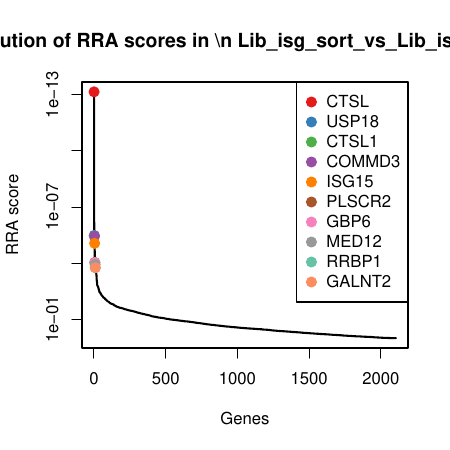

The script that saved this image:
pdf(file='MageckLibISG_CoVclust.pdf',width=4.5,height=4.5);
gstable=read.table('MageckLibISG_CoVclust.gene_summary.txt',header=T)
# 
#
# parameters
# Do not modify the variables beginning with "__"

# gstablename='__GENE_SUMMARY_FILE__'
startindex=3
# outputfile='__OUTPUT_FILE__'
targetgenelist=c("CTSL","USP18","CTSL1","COMMD3","ISG15","PLSCR2","GBP6","MED12","RRBP1","GALNT2")
# samplelabel=sub('.\\w+.\\w+$','',colnames(gstable)[startindex]);
samplelabel='Lib_isg_sort_vs_Lib_isg_ctrl neg.'


# You need to write some codes in front of this code:
# gstable=read.table(gstablename,header=T)
# pdf(file=outputfile,width=6,height=6)


# set up color using RColorBrewer
#library(RColorBrewer)
#colors <- brewer.pal(length(targetgenelist), "Set1")

colors=c( "#E41A1C", "#377EB8", "#4DAF4A", "#984EA3", "#FF7F00",  "#A65628", "#F781BF",
          "#999999", "#66C2A5", "#FC8D62", "#8DA0CB", "#E78AC3", "#A6D854", "#FFD92F", "#E5C494", "#B3B3B3", 
          "#8DD3C7", "#FFFFB3", "#BEBADA", "#FB8072", "#80B1D3", "#FDB462", "#B3DE69", "#FCCDE5",
          "#D9D9D9", "#BC80BD", "#CCEBC5", "#FFED6F")

######
# function definition

plotrankedvalues<-function(val, tglist, ...){
  
  plot(val,log='y',ylim=c(max(val),min(val)),type='l',lwd=2, ...)
  if(length(tglist)>0){
    for(i in 1:length(tglist)){
      targetgene=tglist[i];
      tx=which(names(val)==targetgene);ty=val[targetgene];
      points(tx,ty,col=colors[(i %% length(colors)) ],cex=2,pch=20)
      # text(tx+50,ty,targetgene,col=colors[i])
    }
    legend('topright',tglist,pch=20,pt.cex = 2,cex=1,col=colors)
  }
}



plotrandvalues<-function(val,targetgenelist, ...){
  # choose the one with the best distance distribution
  
  mindiffvalue=0;
  randval=val;
  for(i in 1:20){
    randval0=sample(val)
    vindex=sort(which(names(randval0) %in% targetgenelist))
    if(max(vindex)>0.9*length(val)){
      # print('pass...')
      next;
    }
    mindiffind=min(diff(vindex));
    if (mindiffind > mindiffvalue){
      mindiffvalue=mindiffind;
      randval=randval0;
      # print(paste('Diff: ',mindiffvalue))
    }
  }
  plot(randval,log='y',ylim=c(max(randval),min(randval)),pch=20,col='grey', ...)
  
  if(length(targetgenelist)>0){
    for(i in 1:length(targetgenelist)){
      targetgene=targetgenelist[i];
      tx=which(names(randval)==targetgene);ty=randval[targetgene];
      points(tx,ty,col=colors[(i %% length(colors)) ],cex=2,pch=20)
      text(tx+50,ty,targetgene,col=colors[i])
    }
  }
  
}




# set.seed(1235)



pvec=gstable[,startindex]
names(pvec)=gstable[,'id']
pvec=sort(pvec);

plotrankedvalues(pvec,targetgenelist,xlab='Genes',ylab='RRA score',main=paste('Distribution of RRA scores in \\n',samplelabel))

# plotrandvalues(pvec,targetgenelist,xlab='Genes',ylab='RRA score',main=paste('Distribution of RRA scores in \\n',samplelabel))


pvec=gstable[,startindex+1]
names(pvec)=gstable[,'id']
pvec=sort(pvec);

plotrankedvalues(pvec,targetgenelist,xlab='Genes',ylab='p value',main=paste('Distribution of p values in \\n',samplelabel))

# plotrandvalues(pvec,targetgenelist,xlab='Genes',ylab='p value',main=paste('Distribution of p values in \\n',samplelabel))



# you need to write after this code:
# dev.off()






# parameters
# Do not modify the variables beginning with "__"
targetmat=list(c(3651.19696288,1420.97672759),c(6945.26523066,5124.03599413),c(3883.03465169,1475.74670852),c(4786.70836636,1400.69154947),c(4273.70582091,1866.23638741),c(3159.89837128,1341.86453291),c(4131.64357756,2024.46077678))
targetgene="CTSL"
collabel=c("Lib_isg_ctrl","Lib_isg_sort")

# set up color using RColorBrewer
#library(RColorBrewer)
#colors <- brewer.pal(length(targetgenelist), "Set1")

colors=c( "#E41A1C", "#377EB8", "#4DAF4A", "#984EA3", "#FF7F00",  "#A65628", "#F781BF",
          "#999999", "#66C2A5", "#FC8D62", "#8DA0CB", "#E78AC3", "#A6D854", "#FFD92F", "#E5C494", "#B3B3B3", 
          "#8DD3C7", "#FFFFB3", "#BEBADA", "#FB8072", "#80B1D3", "#FDB462", "#B3DE69", "#FCCDE5",
          "#D9D9D9", "#BC80BD", "#CCEBC5", "#FFED6F")


## code

targetmatvec=unlist(targetmat)+1
yrange=range(targetmatvec[targetmatvec>0]);
# yrange[1]=1; # set the minimum value to 1
for(i in 1:length(targetmat)){
  vali=targetmat[[i]]+1;
  if(i==1){
    plot(1:length(vali),vali,type='b',las=1,pch=20,main=paste('sgRNAs in',targetgene),ylab='Read counts',xlab='Samples',xlim=c(0.7,length(vali)+0.3),ylim = yrange,col=colors[(i %% length(colors))],xaxt='n',log='y')
    axis(1,at=1:length(vali),labels=(collabel),las=2)
    # lines(0:100,rep(1,101),col='black');
  }else{
    lines(1:length(vali),vali,type='b',pch=20,col=colors[(i %% length(colors))])
  }
}




# parameters
# Do not modify the variables beginning with "__"
targetmat=list(c(2804.74276289,2358.15195692),c(3044.47279855,1285.06603416),c(6784.45866353,5356.30128365),c(3800.16500973,5420.19959474),c(1372.28180907,425.988740605),c(3912.63095239,2962.65026502),c(4694.95983419,2072.13094537),c(4146.44172791,2377.42287614))
targetgene="USP18"
collabel=c("Lib_isg_ctrl","Lib_isg_sort")

# set up color using RColorBrewer
#library(RColorBrewer)
#colors <- brewer.pal(length(targetgenelist), "Set1")

colors=c( "#E41A1C", "#377EB8", "#4DAF4A", "#984EA3", "#FF7F00",  "#A65628", "#F781BF",
          "#999999", "#66C2A5", "#FC8D62", "#8DA0CB", "#E78AC3", "#A6D854", "#FFD92F", "#E5C494", "#B3B3B3", 
          "#8DD3C7", "#FFFFB3", "#BEBADA", "#FB8072", "#80B1D3", "#FDB462", "#B3DE69", "#FCCDE5",
          "#D9D9D9", "#BC80BD", "#CCEBC5", "#FFED6F")


## code

targetmatvec=unlist(targetmat)+1
yrange=range(targetmatvec[targetmatvec>0]);
# yrange[1]=1; # set the minimum value to 1
for(i in 1:length(targetmat)){
  vali=targetmat[[i]]+1;
  if(i==1){
    plot(1:length(vali),vali,type='b',las=1,pch=20,main=paste('sgRNAs in',targetgene),ylab='Read counts',xlab='Samples',xlim=c(0.7,length(vali)+0.3),ylim = yrange,col=colors[(i %% length(colors))],xaxt='n',log='y')
    axis(1,at=1:length(vali),labels=(collabel),las=2)
    # lines(0:100,rep(1,101),col='black');
  }else{
    lines(1:length(vali),vali,type='b',pch=20,col=colors[(i %% length(colors))])
  }
}




# parameters
# Do not modify the variables beginning with "__"
targetmat=list(c(3332.54345869,1356.06415759),c(7817.36955792,5480.04087021),c(2982.32056709,2662.42962878),c(7271.8110817,7350.33429325),c(5545.3602076,4202.0746484),c(4960.33999712,2453.4922941),c(6945.26523066,4087.46339199),c(6086.97251039,6495.31403532))
targetgene="CTSL1"
collabel=c("Lib_isg_ctrl","Lib_isg_sort")

# set up color using RColorBrewer
#library(RColorBrewer)
#colors <- brewer.pal(length(targetgenelist), "Set1")

colors=c( "#E41A1C", "#377EB8", "#4DAF4A", "#984EA3", "#FF7F00",  "#A65628", "#F781BF",
          "#999999", "#66C2A5", "#FC8D62", "#8DA0CB", "#E78AC3", "#A6D854", "#FFD92F", "#E5C494", "#B3B3B3", 
          "#8DD3C7", "#FFFFB3", "#BEBADA", "#FB8072", "#80B1D3", "#FDB462", "#B3DE69", "#FCCDE5",
          "#D9D9D9", "#BC80BD", "#CCEBC5", "#FFED6F")


## code

targetmatvec=unlist(targetmat)+1
yrange=range(targetmatvec[targetmatvec>0]);
# yrange[1]=1; # set the minimum value to 1
for(i in 1:length(targetmat)){
  vali=targetmat[[i]]+1;
  if(i==1){
    plot(1:length(vali),vali,type='b',las=1,pch=20,main=paste('sgRNAs in',targetgene),ylab='Read counts',xlab='Samples',xlim=c(0.7,length(vali)+0.3),ylim = yrange,col=colors[(i %% length(colors))],xaxt='n',log='y')
    axis(1,at=1:length(vali),labels=(collabel),las=2)
    # lines(0:100,rep(1,101),col='black');
  }else{
    lines(1:length(vali),vali,type='b',pch=20,col=colors[(i %% length(colors))])
  }
}




# parameters
# Do not modify the variables beginning with "__"
targetmat=list(c(5836.39049781,3938.36733278),c(2445.64098108,1735.39698851),c(3636.39881253,2890.63788268),c(4469.04140552,1125.82738588),c(1364.38946222,1252.60974916),c(631.387748242,980.788362297),c(1924.74608878,1794.22400507),c(7319.16516282,3277.07052594))
targetgene="COMMD3"
collabel=c("Lib_isg_ctrl","Lib_isg_sort")

# set up color using RColorBrewer
#library(RColorBrewer)
#colors <- brewer.pal(length(targetgenelist), "Set1")

colors=c( "#E41A1C", "#377EB8", "#4DAF4A", "#984EA3", "#FF7F00",  "#A65628", "#F781BF",
          "#999999", "#66C2A5", "#FC8D62", "#8DA0CB", "#E78AC3", "#A6D854", "#FFD92F", "#E5C494", "#B3B3B3", 
          "#8DD3C7", "#FFFFB3", "#BEBADA", "#FB8072", "#80B1D3", "#FDB462", "#B3DE69", "#FCCDE5",
          "#D9D9D9", "#BC80BD", "#CCEBC5", "#FFED6F")


## code

targetmatvec=unlist(targetmat)+1
yrange=range(targetmatvec[targetmatvec>0]);
# yrange[1]=1; # set the minimum value to 1
for(i in 1:length(targetmat)){
  vali=targetmat[[i]]+1;
  if(i==1){
    plot(1:length(vali),vali,type='b',las=1,pch=20,main=paste('sgRNAs in',targetgene),ylab='Read counts',xlab='Samples',xlim=c(0.7,length(vali)+0.3),ylim = yrange,col=colors[(i %% length(colors))],xaxt='n',log='y')
    axis(1,at=1:length(vali),labels=(collabel),las=2)
    # lines(0:100,rep(1,101),col='black');
  }else{
    lines(1:length(vali),vali,type='b',pch=20,col=colors[(i %% length(colors))])
  }
}




# parameters
# Do not modify the variables beginning with "__"
targetmat=list(c(1898.10941815,1433.14783446),c(1136.49794684,587.255906691),c(4558.81685098,1444.30468243),c(2757.38868177,982.81688011),c(7221.49737051,7396.99020293),c(6447.06083556,4258.87314714),c(5312.53597544,3370.38234531),c(8810.81871804,8161.74141821))
targetgene="ISG15"
collabel=c("Lib_isg_ctrl","Lib_isg_sort")

# set up color using RColorBrewer
#library(RColorBrewer)
#colors <- brewer.pal(length(targetgenelist), "Set1")

colors=c( "#E41A1C", "#377EB8", "#4DAF4A", "#984EA3", "#FF7F00",  "#A65628", "#F781BF",
          "#999999", "#66C2A5", "#FC8D62", "#8DA0CB", "#E78AC3", "#A6D854", "#FFD92F", "#E5C494", "#B3B3B3", 
          "#8DD3C7", "#FFFFB3", "#BEBADA", "#FB8072", "#80B1D3", "#FDB462", "#B3DE69", "#FCCDE5",
          "#D9D9D9", "#BC80BD", "#CCEBC5", "#FFED6F")


## code

targetmatvec=unlist(targetmat)+1
yrange=range(targetmatvec[targetmatvec>0]);
# yrange[1]=1; # set the minimum value to 1
for(i in 1:length(targetmat)){
  vali=targetmat[[i]]+1;
  if(i==1){
    plot(1:length(vali),vali,type='b',las=1,pch=20,main=paste('sgRNAs in',targetgene),ylab='Read counts',xlab='Samples',xlim=c(0.7,length(vali)+0.3),ylim = yrange,col=colors[(i %% length(colors))],xaxt='n',log='y')
    axis(1,at=1:length(vali),labels=(collabel),las=2)
    # lines(0:100,rep(1,101),col='black');
  }else{
    lines(1:length(vali),vali,type='b',pch=20,col=colors[(i %% length(colors))])
  }
}




# parameters
# Do not modify the variables beginning with "__"
targetmat=list(c(7578.62606561,4162.51855105),c(6589.12307892,6224.50690736),c(3302.94715799,3352.125685),c(6894.95151947,4445.49678588),c(1670.21790277,523.3575956),c(1262.77549648,1240.43864229),c(1561.69813354,1467.63263727),c(3411.46692722,3367.33956859))
targetgene="PLSCR2"
collabel=c("Lib_isg_ctrl","Lib_isg_sort")

# set up color using RColorBrewer
#library(RColorBrewer)
#colors <- brewer.pal(length(targetgenelist), "Set1")

colors=c( "#E41A1C", "#377EB8", "#4DAF4A", "#984EA3", "#FF7F00",  "#A65628", "#F781BF",
          "#999999", "#66C2A5", "#FC8D62", "#8DA0CB", "#E78AC3", "#A6D854", "#FFD92F", "#E5C494", "#B3B3B3", 
          "#8DD3C7", "#FFFFB3", "#BEBADA", "#FB8072", "#80B1D3", "#FDB462", "#B3DE69", "#FCCDE5",
          "#D9D9D9", "#BC80BD", "#CCEBC5", "#FFED6F")


## code

targetmatvec=unlist(targetmat)+1
yrange=range(targetmatvec[targetmatvec>0]);
# yrange[1]=1; # set the minimum value to 1
for(i in 1:length(targetmat)){
  vali=targetmat[[i]]+1;
  if(i==1){
    plot(1:length(vali),vali,type='b',las=1,pch=20,main=paste('sgRNAs in',targetgene),ylab='Read counts',xlab='Samples',xlim=c(0.7,length(vali)+0.3),ylim = yrange,col=colors[(i %% length(colors))],xaxt='n',log='y')
    axis(1,at=1:length(vali),labels=(collabel),las=2)
    # lines(0:100,rep(1,101),col='black');
  }else{
    lines(1:length(vali),vali,type='b',pch=20,col=colors[(i %% length(colors))])
  }
}




# parameters
# Do not modify the variables beginning with "__"
targetmat=list(c(5723.92455515,5711.29190082),c(7462.21394953,3329.81198906),c(1705.73346361,1588.32944711),c(2647.88236919,1589.34370602),c(4735.40811181,3170.57334079),c(3667.96819994,4543.87989979),c(3798.19192302,2226.29829911),c(3768.59562232,2606.64538894))
targetgene="GBP6"
collabel=c("Lib_isg_ctrl","Lib_isg_sort")

# set up color using RColorBrewer
#library(RColorBrewer)
#colors <- brewer.pal(length(targetgenelist), "Set1")

colors=c( "#E41A1C", "#377EB8", "#4DAF4A", "#984EA3", "#FF7F00",  "#A65628", "#F781BF",
          "#999999", "#66C2A5", "#FC8D62", "#8DA0CB", "#E78AC3", "#A6D854", "#FFD92F", "#E5C494", "#B3B3B3", 
          "#8DD3C7", "#FFFFB3", "#BEBADA", "#FB8072", "#80B1D3", "#FDB462", "#B3DE69", "#FCCDE5",
          "#D9D9D9", "#BC80BD", "#CCEBC5", "#FFED6F")


## code

targetmatvec=unlist(targetmat)+1
yrange=range(targetmatvec[targetmatvec>0]);
# yrange[1]=1; # set the minimum value to 1
for(i in 1:length(targetmat)){
  vali=targetmat[[i]]+1;
  if(i==1){
    plot(1:length(vali),vali,type='b',las=1,pch=20,main=paste('sgRNAs in',targetgene),ylab='Read counts',xlab='Samples',xlim=c(0.7,length(vali)+0.3),ylim = yrange,col=colors[(i %% length(colors))],xaxt='n',log='y')
    axis(1,at=1:length(vali),labels=(collabel),las=2)
    # lines(0:100,rep(1,101),col='black');
  }else{
    lines(1:length(vali),vali,type='b',pch=20,col=colors[(i %% length(colors))])
  }
}




# parameters
# Do not modify the variables beginning with "__"
targetmat=list(c(10482.0231642,9838.31139016),c(3916.57712581,1320.56509588),c(1655.41975242,1225.22475869),c(4531.19363699,2081.25927553),c(4718.63687475,4681.81911103),c(4105.99345028,3598.59059921),c(4378.27941671,2778.05514409),c(5768.3190062,4949.58346227))
targetgene="MED12"
collabel=c("Lib_isg_ctrl","Lib_isg_sort")

# set up color using RColorBrewer
#library(RColorBrewer)
#colors <- brewer.pal(length(targetgenelist), "Set1")

colors=c( "#E41A1C", "#377EB8", "#4DAF4A", "#984EA3", "#FF7F00",  "#A65628", "#F781BF",
          "#999999", "#66C2A5", "#FC8D62", "#8DA0CB", "#E78AC3", "#A6D854", "#FFD92F", "#E5C494", "#B3B3B3", 
          "#8DD3C7", "#FFFFB3", "#BEBADA", "#FB8072", "#80B1D3", "#FDB462", "#B3DE69", "#FCCDE5",
          "#D9D9D9", "#BC80BD", "#CCEBC5", "#FFED6F")


## code

targetmatvec=unlist(targetmat)+1
yrange=range(targetmatvec[targetmatvec>0]);
# yrange[1]=1; # set the minimum value to 1
for(i in 1:length(targetmat)){
  vali=targetmat[[i]]+1;
  if(i==1){
    plot(1:length(vali),vali,type='b',las=1,pch=20,main=paste('sgRNAs in',targetgene),ylab='Read counts',xlab='Samples',xlim=c(0.7,length(vali)+0.3),ylim = yrange,col=colors[(i %% length(colors))],xaxt='n',log='y')
    axis(1,at=1:length(vali),labels=(collabel),las=2)
    # lines(0:100,rep(1,101),col='black');
  }else{
    lines(1:length(vali),vali,type='b',pch=20,col=colors[(i %% length(colors))])
  }
}




# parameters
# Do not modify the variables beginning with "__"
targetmat=list(c(1236.13882585,736.351965903),c(2356.85207898,1756.69642554),c(2218.73600906,1550.80186758),c(3225.01023282,2305.4104938),c(1921.78645871,2120.81537287),c(5583.83539851,4784.25926056),c(7217.55119709,6035.85475081),c(1623.85036501,1222.18198197))
targetgene="RRBP1"
collabel=c("Lib_isg_ctrl","Lib_isg_sort")

# set up color using RColorBrewer
#library(RColorBrewer)
#colors <- brewer.pal(length(targetgenelist), "Set1")

colors=c( "#E41A1C", "#377EB8", "#4DAF4A", "#984EA3", "#FF7F00",  "#A65628", "#F781BF",
          "#999999", "#66C2A5", "#FC8D62", "#8DA0CB", "#E78AC3", "#A6D854", "#FFD92F", "#E5C494", "#B3B3B3", 
          "#8DD3C7", "#FFFFB3", "#BEBADA", "#FB8072", "#80B1D3", "#FDB462", "#B3DE69", "#FCCDE5",
          "#D9D9D9", "#BC80BD", "#CCEBC5", "#FFED6F")


## code

targetmatvec=unlist(targetmat)+1
yrange=range(targetmatvec[targetmatvec>0]);
# yrange[1]=1; # set the minimum value to 1
for(i in 1:length(targetmat)){
  vali=targetmat[[i]]+1;
  if(i==1){
    plot(1:length(vali),vali,type='b',las=1,pch=20,main=paste('sgRNAs in',targetgene),ylab='Read counts',xlab='Samples',xlim=c(0.7,length(vali)+0.3),ylim = yrange,col=colors[(i %% length(colors))],xaxt='n',log='y')
    axis(1,at=1:length(vali),labels=(collabel),las=2)
    # lines(0:100,rep(1,101),col='black');
  }else{
    lines(1:length(vali),vali,type='b',pch=20,col=colors[(i %% length(colors))])
  }
}




# parameters
# Do not modify the variables beginning with "__"
targetmat=list(c(4447.33745168,3544.83487718),c(4078.3702363,4731.51779743),c(3728.1473447,3572.21986764),c(4455.22979853,3877.51179841),c(6592.08270899,3368.3538275),c(1847.79570696,2699.95720831),c(6004.10286844,3206.07240251),c(3389.76297337,3286.19885609))
targetgene="GALNT2"
collabel=c("Lib_isg_ctrl","Lib_isg_sort")

# set up color using RColorBrewer
#library(RColorBrewer)
#colors <- brewer.pal(length(targetgenelist), "Set1")

colors=c( "#E41A1C", "#377EB8", "#4DAF4A", "#984EA3", "#FF7F00",  "#A65628", "#F781BF",
          "#999999", "#66C2A5", "#FC8D62", "#8DA0CB", "#E78AC3", "#A6D854", "#FFD92F", "#E5C494", "#B3B3B3", 
          "#8DD3C7", "#FFFFB3", "#BEBADA", "#FB8072", "#80B1D3", "#FDB462", "#B3DE69", "#FCCDE5",
          "#D9D9D9", "#BC80BD", "#CCEBC5", "#FFED6F")


## code

targetmatvec=unlist(targetmat)+1
yrange=range(targetmatvec[targetmatvec>0]);
# yrange[1]=1; # set the minimum value to 1
for(i in 1:length(targetmat)){
  vali=targetmat[[i]]+1;
  if(i==1){
    plot(1:length(vali),vali,type='b',las=1,pch=20,main=paste('sgRNAs in',targetgene),ylab='Read counts',xlab='Samples',xlim=c(0.7,length(vali)+0.3),ylim = yrange,col=colors[(i %% length(colors))],xaxt='n',log='y')
    axis(1,at=1:length(vali),labels=(collabel),las=2)
    # lines(0:100,rep(1,101),col='black');
  }else{
    lines(1:length(vali),vali,type='b',pch=20,col=colors[(i %% length(colors))])
  }
}



# 
#
# parameters
# Do not modify the variables beginning with "__"

# gstablename='__GENE_SUMMARY_FILE__'
startindex=9
# outputfile='__OUTPUT_FILE__'
targetgenelist=c("STAT2","LY6E","IFNAR1","STAT1","IFI6","DAXX","CMTR1","APOL6","HERC5","IQGAP2")
# samplelabel=sub('.\\w+.\\w+$','',colnames(gstable)[startindex]);
samplelabel='Lib_isg_sort_vs_Lib_isg_ctrl pos.'


# You need to write some codes in front of this code:
# gstable=read.table(gstablename,header=T)
# pdf(file=outputfile,width=6,height=6)


# set up color using RColorBrewer
#library(RColorBrewer)
#colors <- brewer.pal(length(targetgenelist), "Set1")

colors=c( "#E41A1C", "#377EB8", "#4DAF4A", "#984EA3", "#FF7F00",  "#A65628", "#F781BF",
          "#999999", "#66C2A5", "#FC8D62", "#8DA0CB", "#E78AC3", "#A6D854", "#FFD92F", "#E5C494", "#B3B3B3", 
          "#8DD3C7", "#FFFFB3", "#BEBADA", "#FB8072", "#80B1D3", "#FDB462", "#B3DE69", "#FCCDE5",
          "#D9D9D9", "#BC80BD", "#CCEBC5", "#FFED6F")

######
# function definition

plotrankedvalues<-function(val, tglist, ...){
  
  plot(val,log='y',ylim=c(max(val),min(val)),type='l',lwd=2, ...)
  if(length(tglist)>0){
    for(i in 1:length(tglist)){
      targetgene=tglist[i];
      tx=which(names(val)==targetgene);ty=val[targetgene];
      points(tx,ty,col=colors[(i %% length(colors)) ],cex=2,pch=20)
      # text(tx+50,ty,targetgene,col=colors[i])
    }
    legend('topright',tglist,pch=20,pt.cex = 2,cex=1,col=colors)
  }
}



plotrandvalues<-function(val,targetgenelist, ...){
  # choose the one with the best distance distribution
  
  mindiffvalue=0;
  randval=val;
  for(i in 1:20){
    randval0=sample(val)
    vindex=sort(which(names(randval0) %in% targetgenelist))
    if(max(vindex)>0.9*length(val)){
      # print('pass...')
      next;
    }
    mindiffind=min(diff(vindex));
    if (mindiffind > mindiffvalue){
      mindiffvalue=mindiffind;
      randval=randval0;
      # print(paste('Diff: ',mindiffvalue))
    }
  }
  plot(randval,log='y',ylim=c(max(randval),min(randval)),pch=20,col='grey', ...)
  
  if(length(targetgenelist)>0){
    for(i in 1:length(targetgenelist)){
      targetgene=targetgenelist[i];
      tx=which(names(randval)==targetgene);ty=randval[targetgene];
      points(tx,ty,col=colors[(i %% length(colors)) ],cex=2,pch=20)
      text(tx+50,ty,targetgene,col=colors[i])
    }
  }
  
}




# set.seed(1235)



pvec=gstable[,startindex]
names(pvec)=gstable[,'id']
pvec=sort(pvec);

plotrankedvalues(pvec,targetgenelist,xlab='Genes',ylab='RRA score',main=paste('Distribution of RRA scores in \\n',samplelabel))

# plotrandvalues(pvec,targetgenelist,xlab='Genes',ylab='RRA score',main=paste('Distribution of RRA scores in \\n',samplelabel))


pvec=gstable[,startindex+1]
names(pvec)=gstable[,'id']
pvec=sort(pvec);

plotrankedvalues(pvec,targetgenelist,xlab='Genes',ylab='p value',main=paste('Distribution of p values in \\n',samplelabel))

# plotrandvalues(pvec,targetgenelist,xlab='Genes',ylab='p value',main=paste('Distribution of p values in \\n',samplelabel))



# you need to write after this code:
# dev.off()






# parameters
# Do not modify the variables beginning with "__"
targetmat=list(c(2664.65360625,4424.19734885),c(2972.45513352,5466.85550443),c(6675.9388943,9559.39019096),c(273.272509786,696.795868561),c(2655.77471604,4049.93581247),c(1768.87223843,2726.32793987),c(2175.32810136,3827.81311201),c(2249.31885311,3254.75683))
targetgene="STAT2"
collabel=c("Lib_isg_ctrl","Lib_isg_sort")

# set up color using RColorBrewer
#library(RColorBrewer)
#colors <- brewer.pal(length(targetgenelist), "Set1")

colors=c( "#E41A1C", "#377EB8", "#4DAF4A", "#984EA3", "#FF7F00",  "#A65628", "#F781BF",
          "#999999", "#66C2A5", "#FC8D62", "#8DA0CB", "#E78AC3", "#A6D854", "#FFD92F", "#E5C494", "#B3B3B3", 
          "#8DD3C7", "#FFFFB3", "#BEBADA", "#FB8072", "#80B1D3", "#FDB462", "#B3DE69", "#FCCDE5",
          "#D9D9D9", "#BC80BD", "#CCEBC5", "#FFED6F")


## code

targetmatvec=unlist(targetmat)+1
yrange=range(targetmatvec[targetmatvec>0]);
# yrange[1]=1; # set the minimum value to 1
for(i in 1:length(targetmat)){
  vali=targetmat[[i]]+1;
  if(i==1){
    plot(1:length(vali),vali,type='b',las=1,pch=20,main=paste('sgRNAs in',targetgene),ylab='Read counts',xlab='Samples',xlim=c(0.7,length(vali)+0.3),ylim = yrange,col=colors[(i %% length(colors))],xaxt='n',log='y')
    axis(1,at=1:length(vali),labels=(collabel),las=2)
    # lines(0:100,rep(1,101),col='black');
  }else{
    lines(1:length(vali),vali,type='b',pch=20,col=colors[(i %% length(colors))])
  }
}




# parameters
# Do not modify the variables beginning with "__"
targetmat=list(c(4995.85555796,11448.9545332),c(3203.30627897,3676.68853498),c(155.873850347,553.785362786),c(6780.5124901,7355.40558778),c(2044.11783493,4246.70204027),c(3368.05901953,6589.6401136),c(2671.55940975,4188.88928261),c(1953.35584612,2819.63975924))
targetgene="LY6E"
collabel=c("Lib_isg_ctrl","Lib_isg_sort")

# set up color using RColorBrewer
#library(RColorBrewer)
#colors <- brewer.pal(length(targetgenelist), "Set1")

colors=c( "#E41A1C", "#377EB8", "#4DAF4A", "#984EA3", "#FF7F00",  "#A65628", "#F781BF",
          "#999999", "#66C2A5", "#FC8D62", "#8DA0CB", "#E78AC3", "#A6D854", "#FFD92F", "#E5C494", "#B3B3B3", 
          "#8DD3C7", "#FFFFB3", "#BEBADA", "#FB8072", "#80B1D3", "#FDB462", "#B3DE69", "#FCCDE5",
          "#D9D9D9", "#BC80BD", "#CCEBC5", "#FFED6F")


## code

targetmatvec=unlist(targetmat)+1
yrange=range(targetmatvec[targetmatvec>0]);
# yrange[1]=1; # set the minimum value to 1
for(i in 1:length(targetmat)){
  vali=targetmat[[i]]+1;
  if(i==1){
    plot(1:length(vali),vali,type='b',las=1,pch=20,main=paste('sgRNAs in',targetgene),ylab='Read counts',xlab='Samples',xlim=c(0.7,length(vali)+0.3),ylim = yrange,col=colors[(i %% length(colors))],xaxt='n',log='y')
    axis(1,at=1:length(vali),labels=(collabel),las=2)
    # lines(0:100,rep(1,101),col='black');
  }else{
    lines(1:length(vali),vali,type='b',pch=20,col=colors[(i %% length(colors))])
  }
}




# parameters
# Do not modify the variables beginning with "__"
targetmat=list(c(5068.85976635,9970.16504797),c(2260.17083003,4519.53768604),c(1771.8318685,1842.90843257),c(3188.50812862,3840.99847779),c(3662.0489398,8449.79094757),c(1964.20782305,2623.88779034),c(5404.28450761,5635.22248286),c(11016.7296635,13363.8753481))
targetgene="IFNAR1"
collabel=c("Lib_isg_ctrl","Lib_isg_sort")

# set up color using RColorBrewer
#library(RColorBrewer)
#colors <- brewer.pal(length(targetgenelist), "Set1")

colors=c( "#E41A1C", "#377EB8", "#4DAF4A", "#984EA3", "#FF7F00",  "#A65628", "#F781BF",
          "#999999", "#66C2A5", "#FC8D62", "#8DA0CB", "#E78AC3", "#A6D854", "#FFD92F", "#E5C494", "#B3B3B3", 
          "#8DD3C7", "#FFFFB3", "#BEBADA", "#FB8072", "#80B1D3", "#FDB462", "#B3DE69", "#FCCDE5",
          "#D9D9D9", "#BC80BD", "#CCEBC5", "#FFED6F")


## code

targetmatvec=unlist(targetmat)+1
yrange=range(targetmatvec[targetmatvec>0]);
# yrange[1]=1; # set the minimum value to 1
for(i in 1:length(targetmat)){
  vali=targetmat[[i]]+1;
  if(i==1){
    plot(1:length(vali),vali,type='b',las=1,pch=20,main=paste('sgRNAs in',targetgene),ylab='Read counts',xlab='Samples',xlim=c(0.7,length(vali)+0.3),ylim = yrange,col=colors[(i %% length(colors))],xaxt='n',log='y')
    axis(1,at=1:length(vali),labels=(collabel),las=2)
    # lines(0:100,rep(1,101),col='black');
  }else{
    lines(1:length(vali),vali,type='b',pch=20,col=colors[(i %% length(colors))])
  }
}




# parameters
# Do not modify the variables beginning with "__"
targetmat=list(c(8926.24429077,17614.634424),c(6273.4292048,6778.29227015),c(3327.61074191,6233.63523752),c(3538.73102022,5001.31066648),c(4884.37615866,8079.58644681),c(2534.42988318,2161.38572912),c(4107.966537,4588.50729166),c(3526.89249994,4583.43599713))
targetgene="STAT1"
collabel=c("Lib_isg_ctrl","Lib_isg_sort")

# set up color using RColorBrewer
#library(RColorBrewer)
#colors <- brewer.pal(length(targetgenelist), "Set1")

colors=c( "#E41A1C", "#377EB8", "#4DAF4A", "#984EA3", "#FF7F00",  "#A65628", "#F781BF",
          "#999999", "#66C2A5", "#FC8D62", "#8DA0CB", "#E78AC3", "#A6D854", "#FFD92F", "#E5C494", "#B3B3B3", 
          "#8DD3C7", "#FFFFB3", "#BEBADA", "#FB8072", "#80B1D3", "#FDB462", "#B3DE69", "#FCCDE5",
          "#D9D9D9", "#BC80BD", "#CCEBC5", "#FFED6F")


## code

targetmatvec=unlist(targetmat)+1
yrange=range(targetmatvec[targetmatvec>0]);
# yrange[1]=1; # set the minimum value to 1
for(i in 1:length(targetmat)){
  vali=targetmat[[i]]+1;
  if(i==1){
    plot(1:length(vali),vali,type='b',las=1,pch=20,main=paste('sgRNAs in',targetgene),ylab='Read counts',xlab='Samples',xlim=c(0.7,length(vali)+0.3),ylim = yrange,col=colors[(i %% length(colors))],xaxt='n',log='y')
    axis(1,at=1:length(vali),labels=(collabel),las=2)
    # lines(0:100,rep(1,101),col='black');
  }else{
    lines(1:length(vali),vali,type='b',pch=20,col=colors[(i %% length(colors))])
  }
}




# parameters
# Do not modify the variables beginning with "__"
targetmat=list(c(5114.24076076,6407.07351048),c(1838.91681675,3614.8187417),c(1780.71075871,3078.27578032),c(4437.47201811,7333.09189184),c(5716.0322083,10215.6157033),c(3082.94798946,4599.66413963),c(4211.55358944,4766.00260024),c(5086.61754677,6339.11816376))
targetgene="IFI6"
collabel=c("Lib_isg_ctrl","Lib_isg_sort")

# set up color using RColorBrewer
#library(RColorBrewer)
#colors <- brewer.pal(length(targetgenelist), "Set1")

colors=c( "#E41A1C", "#377EB8", "#4DAF4A", "#984EA3", "#FF7F00",  "#A65628", "#F781BF",
          "#999999", "#66C2A5", "#FC8D62", "#8DA0CB", "#E78AC3", "#A6D854", "#FFD92F", "#E5C494", "#B3B3B3", 
          "#8DD3C7", "#FFFFB3", "#BEBADA", "#FB8072", "#80B1D3", "#FDB462", "#B3DE69", "#FCCDE5",
          "#D9D9D9", "#BC80BD", "#CCEBC5", "#FFED6F")


## code

targetmatvec=unlist(targetmat)+1
yrange=range(targetmatvec[targetmatvec>0]);
# yrange[1]=1; # set the minimum value to 1
for(i in 1:length(targetmat)){
  vali=targetmat[[i]]+1;
  if(i==1){
    plot(1:length(vali),vali,type='b',las=1,pch=20,main=paste('sgRNAs in',targetgene),ylab='Read counts',xlab='Samples',xlim=c(0.7,length(vali)+0.3),ylim = yrange,col=colors[(i %% length(colors))],xaxt='n',log='y')
    axis(1,at=1:length(vali),labels=(collabel),las=2)
    # lines(0:100,rep(1,101),col='black');
  }else{
    lines(1:length(vali),vali,type='b',pch=20,col=colors[(i %% length(colors))])
  }
}




# parameters
# Do not modify the variables beginning with "__"
targetmat=list(c(2717.92694751,3227.37183954),c(3223.0371461,5081.43712007),c(5945.8968104,8452.83372429),c(3362.13975939,4721.37520837),c(3136.22133072,3595.54782249),c(3622.58720554,4381.59847479),c(1705.73346361,2181.67090724),c(6759.79507961,7438.57481809))
targetgene="DAXX"
collabel=c("Lib_isg_ctrl","Lib_isg_sort")

# set up color using RColorBrewer
#library(RColorBrewer)
#colors <- brewer.pal(length(targetgenelist), "Set1")

colors=c( "#E41A1C", "#377EB8", "#4DAF4A", "#984EA3", "#FF7F00",  "#A65628", "#F781BF",
          "#999999", "#66C2A5", "#FC8D62", "#8DA0CB", "#E78AC3", "#A6D854", "#FFD92F", "#E5C494", "#B3B3B3", 
          "#8DD3C7", "#FFFFB3", "#BEBADA", "#FB8072", "#80B1D3", "#FDB462", "#B3DE69", "#FCCDE5",
          "#D9D9D9", "#BC80BD", "#CCEBC5", "#FFED6F")


## code

targetmatvec=unlist(targetmat)+1
yrange=range(targetmatvec[targetmatvec>0]);
# yrange[1]=1; # set the minimum value to 1
for(i in 1:length(targetmat)){
  vali=targetmat[[i]]+1;
  if(i==1){
    plot(1:length(vali),vali,type='b',las=1,pch=20,main=paste('sgRNAs in',targetgene),ylab='Read counts',xlab='Samples',xlim=c(0.7,length(vali)+0.3),ylim = yrange,col=colors[(i %% length(colors))],xaxt='n',log='y')
    axis(1,at=1:length(vali),labels=(collabel),las=2)
    # lines(0:100,rep(1,101),col='black');
  }else{
    lines(1:length(vali),vali,type='b',pch=20,col=colors[(i %% length(colors))])
  }
}




# parameters
# Do not modify the variables beginning with "__"
targetmat=list(c(1513.35750907,3447.46602218),c(2383.48874961,2966.70730064),c(1089.14386572,1516.31706477),c(1284.47945033,2263.82587864),c(3274.33740065,3450.5087989),c(3474.60570204,6774.23523452),c(1636.67542865,1312.45102463),c(3732.09351812,5255.88965194))
targetgene="CMTR1"
collabel=c("Lib_isg_ctrl","Lib_isg_sort")

# set up color using RColorBrewer
#library(RColorBrewer)
#colors <- brewer.pal(length(targetgenelist), "Set1")

colors=c( "#E41A1C", "#377EB8", "#4DAF4A", "#984EA3", "#FF7F00",  "#A65628", "#F781BF",
          "#999999", "#66C2A5", "#FC8D62", "#8DA0CB", "#E78AC3", "#A6D854", "#FFD92F", "#E5C494", "#B3B3B3", 
          "#8DD3C7", "#FFFFB3", "#BEBADA", "#FB8072", "#80B1D3", "#FDB462", "#B3DE69", "#FCCDE5",
          "#D9D9D9", "#BC80BD", "#CCEBC5", "#FFED6F")


## code

targetmatvec=unlist(targetmat)+1
yrange=range(targetmatvec[targetmatvec>0]);
# yrange[1]=1; # set the minimum value to 1
for(i in 1:length(targetmat)){
  vali=targetmat[[i]]+1;
  if(i==1){
    plot(1:length(vali),vali,type='b',las=1,pch=20,main=paste('sgRNAs in',targetgene),ylab='Read counts',xlab='Samples',xlim=c(0.7,length(vali)+0.3),ylim = yrange,col=colors[(i %% length(colors))],xaxt='n',log='y')
    axis(1,at=1:length(vali),labels=(collabel),las=2)
    # lines(0:100,rep(1,101),col='black');
  }else{
    lines(1:length(vali),vali,type='b',pch=20,col=colors[(i %% length(colors))])
  }
}




# parameters
# Do not modify the variables beginning with "__"
targetmat=list(c(1185.82511467,1808.42362976),c(2086.53919927,2446.39248176),c(4432.53930133,6556.16956969),c(5393.43253068,6250.87763892),c(2988.23982723,3771.01461326),c(5305.63017194,6411.1305461),c(3038.55353841,3498.17896749),c(2522.5913629,2816.59698252))
targetgene="APOL6"
collabel=c("Lib_isg_ctrl","Lib_isg_sort")

# set up color using RColorBrewer
#library(RColorBrewer)
#colors <- brewer.pal(length(targetgenelist), "Set1")

colors=c( "#E41A1C", "#377EB8", "#4DAF4A", "#984EA3", "#FF7F00",  "#A65628", "#F781BF",
          "#999999", "#66C2A5", "#FC8D62", "#8DA0CB", "#E78AC3", "#A6D854", "#FFD92F", "#E5C494", "#B3B3B3", 
          "#8DD3C7", "#FFFFB3", "#BEBADA", "#FB8072", "#80B1D3", "#FDB462", "#B3DE69", "#FCCDE5",
          "#D9D9D9", "#BC80BD", "#CCEBC5", "#FFED6F")


## code

targetmatvec=unlist(targetmat)+1
yrange=range(targetmatvec[targetmatvec>0]);
# yrange[1]=1; # set the minimum value to 1
for(i in 1:length(targetmat)){
  vali=targetmat[[i]]+1;
  if(i==1){
    plot(1:length(vali),vali,type='b',las=1,pch=20,main=paste('sgRNAs in',targetgene),ylab='Read counts',xlab='Samples',xlim=c(0.7,length(vali)+0.3),ylim = yrange,col=colors[(i %% length(colors))],xaxt='n',log='y')
    axis(1,at=1:length(vali),labels=(collabel),las=2)
    # lines(0:100,rep(1,101),col='black');
  }else{
    lines(1:length(vali),vali,type='b',pch=20,col=colors[(i %% length(colors))])
  }
}




# parameters
# Do not modify the variables beginning with "__"
targetmat=list(c(2087.52574262,2856.15307987),c(2952.72426639,4755.86001118),c(5505.89847334,5496.26901271),c(6251.72525095,7781.39432838),c(3762.67636218,4493.16695448),c(5561.14490131,6345.2037172),c(4021.15072161,5947.61422597),c(1968.15399647,2694.88591378))
targetgene="HERC5"
collabel=c("Lib_isg_ctrl","Lib_isg_sort")

# set up color using RColorBrewer
#library(RColorBrewer)
#colors <- brewer.pal(length(targetgenelist), "Set1")

colors=c( "#E41A1C", "#377EB8", "#4DAF4A", "#984EA3", "#FF7F00",  "#A65628", "#F781BF",
          "#999999", "#66C2A5", "#FC8D62", "#8DA0CB", "#E78AC3", "#A6D854", "#FFD92F", "#E5C494", "#B3B3B3", 
          "#8DD3C7", "#FFFFB3", "#BEBADA", "#FB8072", "#80B1D3", "#FDB462", "#B3DE69", "#FCCDE5",
          "#D9D9D9", "#BC80BD", "#CCEBC5", "#FFED6F")


## code

targetmatvec=unlist(targetmat)+1
yrange=range(targetmatvec[targetmatvec>0]);
# yrange[1]=1; # set the minimum value to 1
for(i in 1:length(targetmat)){
  vali=targetmat[[i]]+1;
  if(i==1){
    plot(1:length(vali),vali,type='b',las=1,pch=20,main=paste('sgRNAs in',targetgene),ylab='Read counts',xlab='Samples',xlim=c(0.7,length(vali)+0.3),ylim = yrange,col=colors[(i %% length(colors))],xaxt='n',log='y')
    axis(1,at=1:length(vali),labels=(collabel),las=2)
    # lines(0:100,rep(1,101),col='black');
  }else{
    lines(1:length(vali),vali,type='b',pch=20,col=colors[(i %% length(colors))])
  }
}




# parameters
# Do not modify the variables beginning with "__"
targetmat=list(c(3882.04810833,3452.53731671),c(5437.82698173,5144.32117226),c(677.755286003,1590.35796492),c(2816.58128317,3379.51067547),c(3669.94128665,4909.01310602),c(6895.93806283,8918.37856224),c(3291.10863771,4690.94744118),c(1450.21873424,2928.16546221))
targetgene="IQGAP2"
collabel=c("Lib_isg_ctrl","Lib_isg_sort")

# set up color using RColorBrewer
#library(RColorBrewer)
#colors <- brewer.pal(length(targetgenelist), "Set1")

colors=c( "#E41A1C", "#377EB8", "#4DAF4A", "#984EA3", "#FF7F00",  "#A65628", "#F781BF",
          "#999999", "#66C2A5", "#FC8D62", "#8DA0CB", "#E78AC3", "#A6D854", "#FFD92F", "#E5C494", "#B3B3B3", 
          "#8DD3C7", "#FFFFB3", "#BEBADA", "#FB8072", "#80B1D3", "#FDB462", "#B3DE69", "#FCCDE5",
          "#D9D9D9", "#BC80BD", "#CCEBC5", "#FFED6F")


## code

targetmatvec=unlist(targetmat)+1
yrange=range(targetmatvec[targetmatvec>0]);
# yrange[1]=1; # set the minimum value to 1
for(i in 1:length(targetmat)){
  vali=targetmat[[i]]+1;
  if(i==1){
    plot(1:length(vali),vali,type='b',las=1,pch=20,main=paste('sgRNAs in',targetgene),ylab='Read counts',xlab='Samples',xlim=c(0.7,length(vali)+0.3),ylim = yrange,col=colors[(i %% length(colors))],xaxt='n',log='y')
    axis(1,at=1:length(vali),labels=(collabel),las=2)
    # lines(0:100,rep(1,101),col='black');
  }else{
    lines(1:length(vali),vali,type='b',pch=20,col=colors[(i %% length(colors))])
  }
}



dev.off()
Sweave("MageckLibISG_CoVclust_summary.Rnw");
library(tools);

texi2dvi("MageckLibISG_CoVclust_summary.tex",pdf=TRUE);

